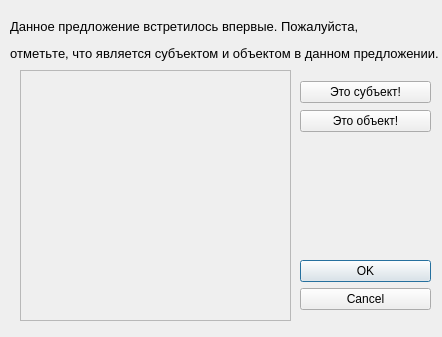
<?xml version="1.0" encoding="UTF-8"?>
<ui version="4.0">
 <class>MarkGetter</class>
 <widget class="QDialog" name="MarkGetter">
  <property name="geometry">
   <rect>
    <x>0</x>
    <y>0</y>
    <width>442</width>
    <height>337</height>
   </rect>
  </property>
  <property name="minimumSize">
   <size>
    <width>442</width>
    <height>337</height>
   </size>
  </property>
  <property name="maximumSize">
   <size>
    <width>442</width>
    <height>337</height>
   </size>
  </property>
  <property name="windowTitle">
   <string>Dialog</string>
  </property>
  <widget class="QDialogButtonBox" name="buttonBox">
   <property name="geometry">
    <rect>
     <x>300</x>
     <y>260</y>
     <width>131</width>
     <height>51</height>
    </rect>
   </property>
   <property name="orientation">
    <enum>Qt::Vertical</enum>
   </property>
   <property name="standardButtons">
    <set>QDialogButtonBox::Cancel|QDialogButtonBox::Ok</set>
   </property>
  </widget>
  <widget class="QScrollArea" name="scrollArea">
   <property name="geometry">
    <rect>
     <x>20</x>
     <y>70</y>
     <width>271</width>
     <height>251</height>
    </rect>
   </property>
   <property name="sizePolicy">
    <sizepolicy hsizetype="Fixed" vsizetype="Expanding">
     <horstretch>0</horstretch>
     <verstretch>0</verstretch>
    </sizepolicy>
   </property>
   <property name="sizeIncrement">
    <size>
     <width>0</width>
     <height>100</height>
    </size>
   </property>
   <property name="widgetResizable">
    <bool>true</bool>
   </property>
   <widget class="QWidget" name="scrollAreaWidgetContents">
    <property name="geometry">
     <rect>
      <x>0</x>
      <y>0</y>
      <width>269</width>
      <height>249</height>
     </rect>
    </property>
   </widget>
  </widget>
  <widget class="QWidget" name="layoutWidget">
   <property name="geometry">
    <rect>
     <x>300</x>
     <y>80</y>
     <width>131</width>
     <height>54</height>
    </rect>
   </property>
   <layout class="QVBoxLayout" name="verticalLayout">
    <item>
     <widget class="QPushButton" name="subjectButton">
      <property name="text">
       <string>Это субъект!</string>
      </property>
     </widget>
    </item>
    <item>
     <widget class="QPushButton" name="objectButton">
      <property name="text">
       <string>Это объект!</string>
      </property>
     </widget>
    </item>
   </layout>
  </widget>
  <widget class="QLabel" name="label">
   <property name="geometry">
    <rect>
     <x>10</x>
     <y>10</y>
     <width>431</width>
     <height>61</height>
    </rect>
   </property>
   <property name="font">
    <font>
     <kerning>false</kerning>
    </font>
   </property>
   <property name="text">
    <string>&lt;html&gt;&lt;head/&gt;&lt;body&gt;&lt;p&gt;&lt;span style=&quot; font-size:10pt;&quot;&gt;Данное предложение встретилось впервые. Пожалуйста, &lt;/span&gt;&lt;/p&gt;&lt;p&gt;&lt;span style=&quot; font-size:10pt;&quot;&gt;отметьте, что является субъектом и объектом в данном предложении.&lt;/span&gt;&lt;/p&gt;&lt;/body&gt;&lt;/html&gt;</string>
   </property>
  </widget>
 </widget>
 <resources/>
 <connections>
  <connection>
   <sender>buttonBox</sender>
   <signal>accepted()</signal>
   <receiver>MarkGetter</receiver>
   <slot>accept()</slot>
   <hints>
    <hint type="sourcelabel">
     <x>248</x>
     <y>254</y>
    </hint>
    <hint type="destinationlabel">
     <x>157</x>
     <y>274</y>
    </hint>
   </hints>
  </connection>
  <connection>
   <sender>buttonBox</sender>
   <signal>rejected()</signal>
   <receiver>MarkGetter</receiver>
   <slot>reject()</slot>
   <hints>
    <hint type="sourcelabel">
     <x>316</x>
     <y>260</y>
    </hint>
    <hint type="destinationlabel">
     <x>286</x>
     <y>274</y>
    </hint>
   </hints>
  </connection>
 </connections>
</ui>
